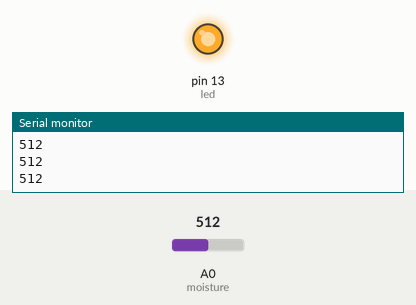
A sketch run on a simulated Arduino Uno, built with avr-gcc and run on an emulated ATmega328P. Parts: output pins drawn as LEDs (lit = HIGH), the last lines printed to the serial monitor. Inputs (shaded band) come from the test bench; at power-on: A0 (moisture) = 512.

Above: at 1.2 s.
1.3 s: A0 (moisture) set to 692
2.8 s: A0 (moisture) set to 706
At 3.6 s:
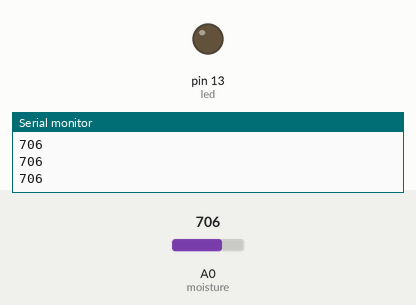
4.3 s: A0 (moisture) set to 690
At 4.6 s:
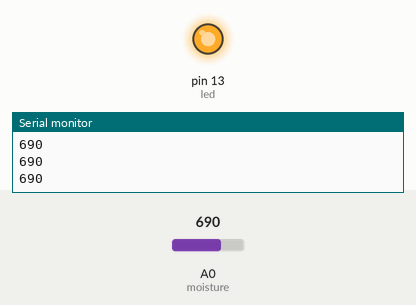
5.8 s: A0 (moisture) set to 710
At 7.1 s:
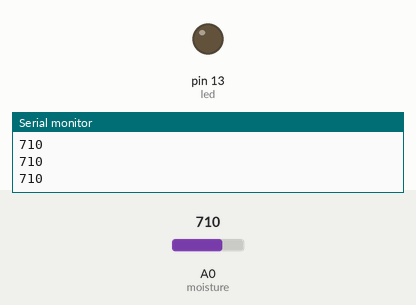
Timing chart, 0 to 8.3 s (numbered marks = the images above; inputs shaded):
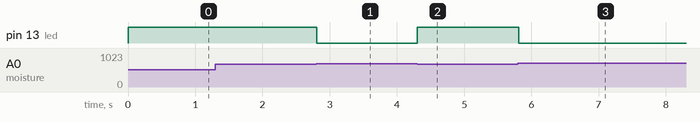

Measured:
- the behaviour switches between 699 and 700 on A0 (moisture) (found by bisection; images 0 and 1)
- after the input at 2.8 s, pin 13 (led): HIGH → LOW at once
- after the input at 4.3 s, pin 13 (led): LOW → HIGH at once
- after the input at 5.8 s, pin 13 (led): HIGH → LOW at once

The sketch:

jun25_moisture.ino
```cpp
int moisture = A0;
int led = 13;
void setup ()
{
  pinMode(moisture,INPUT);
  pinMode(led, OUTPUT);
  Serial.begin(9600);
 }
void loop ()
{
  moisture = analogRead(A0);
  Serial.println(moisture);
  if (moisture < 700)
  {
    digitalWrite(led,1);
  }
  else
  {
    digitalWrite(led,0);
  }
}
```
